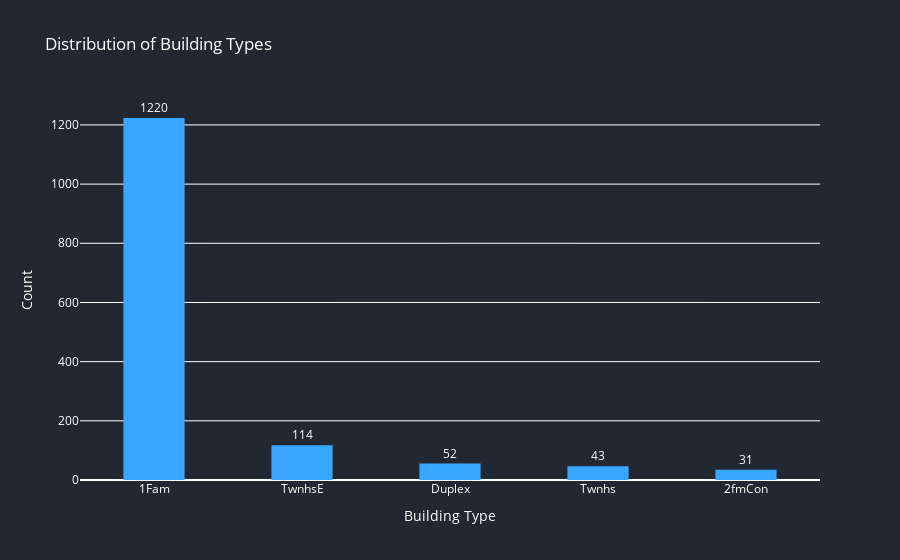
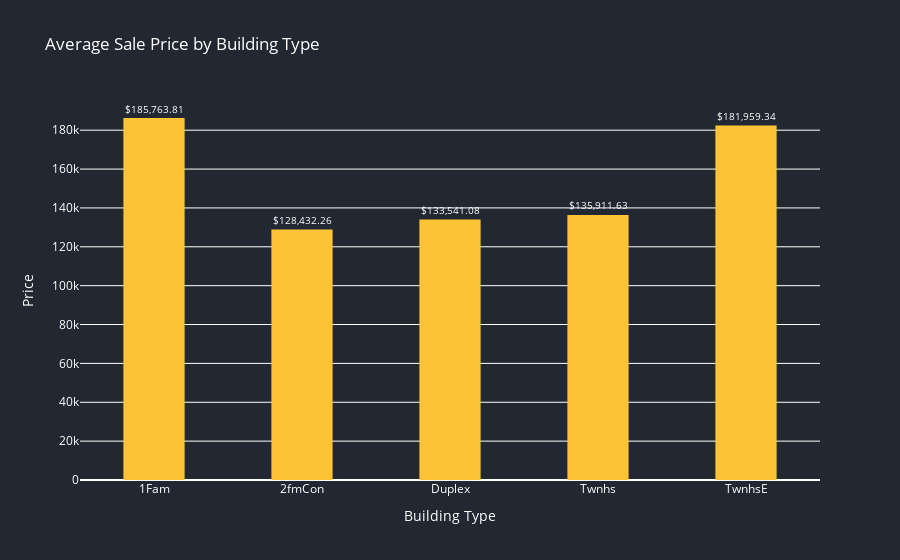

Source (notebook cell) for these figures, in order:
### Markdown cell above
<h3>Questions we want to ask of the data:</h3><br>
-How these variables affect the price of the house?<br>
1-Distribution<br>
2-Zoning <br>
3-Types of access to streets and alleys<br>
4-Age of the property<br>
5-Living space<br>
-Does the price change year to year?<br>
-What is the Average sale price by property shape?<br>

### Code cell
#1. Distribution of dwelling types and their relation to sale prices

# Get the count of each unique value in the 'BldgType' column
dwelling_types = df['BldgType'].value_counts()

# Group the DataFrame by 'BldgType' and calculate the mean of 'SalePrice' for each group
dwelling_prices = df.groupby('BldgType')['SalePrice'].mean()

# Format labels for the second graph as currency values
formatted_dwelling_prices = ['$' + f'{value:,.2f}' for value in dwelling_prices.values]

# Create a bar chart for the distribution of building types
fig1 = go.Figure(data=[go.Bar(
    x=dwelling_types.index,
    y=dwelling_types.values,
    marker_color='#39A7FF',  # Set color
    text=dwelling_types.values,
    textposition='outside',
    width=0.4,
    marker=dict(line=dict(width=2, color='#39A7FF'), opacity=1)  # Set line properties
)])

# Update the layout for figure1
fig1.update_layout(
    title='Distribution of Building Types',
    xaxis_title='Building Type',
    yaxis_title='Count',
    plot_bgcolor='#222831',  
    paper_bgcolor='#222831',  
    font=dict(color='#FFFFFF')  
)

# Create a bar chart for the average sale prices by building type
fig2 = go.Figure(data=[go.Bar(
      x=dwelling_prices.index,
      y=dwelling_prices.values,
      marker_color='#FFC436',
      text=formatted_dwelling_prices,
      textposition='outside',
      width=0.4,
      marker=dict(line=dict(width=2, color='#FFC436'), opacity=1)

)])

# Update the layout for figure2
fig2.update_layout(
    title='Average Sale Price by Building Type',
    xaxis_title='Building Type',
    yaxis_title='Price',
    plot_bgcolor='#222831',  
    paper_bgcolor='#222831',
    font=dict(color='#FFFFFF')
)
  
# Show the figures
fig1.show()
fig2.show()

### Figure 1 — Plotly figure (JSON) as saved in the notebook; plotly's stock layout.template omitted (floating-point values rounded to 4 significant figures)
{"data": [{"marker": {"color": "#39A7FF", "line": {"color": "#39A7FF", "width": 2}, "opacity": 1}, "text": [1220, 114, 52, 43, 31], "textposition": "outside", "type": "bar", "width": 0.4, "x": ["1Fam", "TwnhsE", "Duplex", "Twnhs", "2fmCon"], "y": [1220, 114, 52, 43, 31]}], "layout": {"autosize": true, "font": {"color": "#FFFFFF"}, "paper_bgcolor": "#222831", "plot_bgcolor": "#222831", "title": {"text": "Distribution of Building Types"}, "xaxis": {"autorange": true, "range": [-0.5, 4.5], "title": {"text": "Building Type"}, "type": "category"}, "yaxis": {"autorange": true, "range": [0, 1284.0], "title": {"text": "Count"}, "type": "linear"}}}

### Figure 2 — Plotly figure (JSON) as saved in the notebook; plotly's stock layout.template omitted (floating-point values rounded to 4 significant figures)
{"data": [{"marker": {"color": "#FFC436", "line": {"color": "#FFC436", "width": 2}, "opacity": 1}, "text": ["$185,763.81", "$128,432.26", "$133,541.08", "$135,911.63", "$181,959.34"], "textposition": "outside", "type": "bar", "width": 0.4, "x": ["1Fam", "2fmCon", "Duplex", "Twnhs", "TwnhsE"], "y": [185800.0, 128400.0, 133500.0, 135900.0, 182000.0]}], "layout": {"autosize": true, "font": {"color": "#FFFFFF"}, "paper_bgcolor": "#222831", "plot_bgcolor": "#222831", "title": {"text": "Average Sale Price by Building Type"}, "xaxis": {"autorange": true, "range": [-0.5, 4.5], "title": {"text": "Building Type"}, "type": "category"}, "yaxis": {"autorange": true, "range": [0, 195500.0], "title": {"text": "Price"}, "type": "linear"}}}
